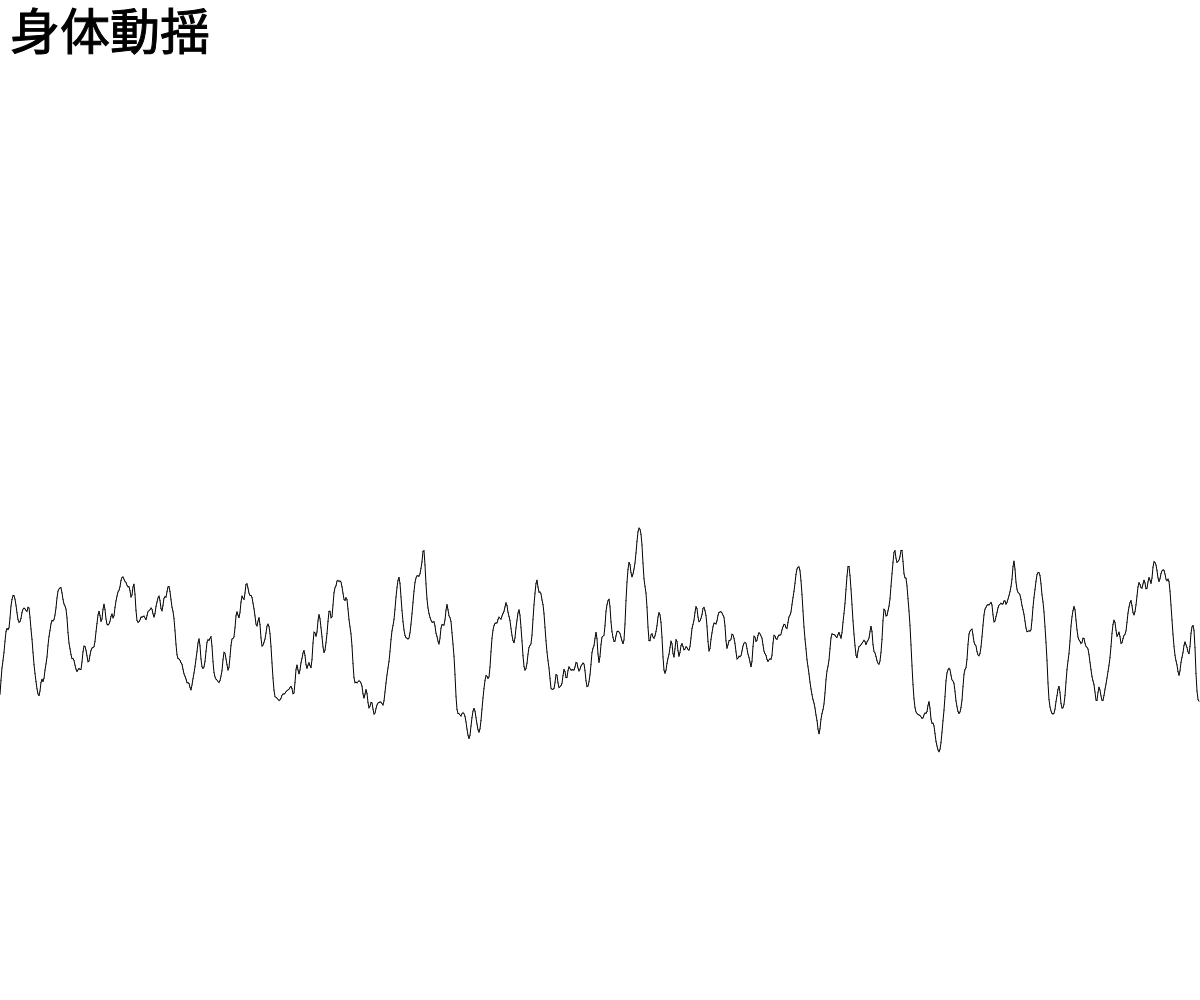
Frame 1 (no input)
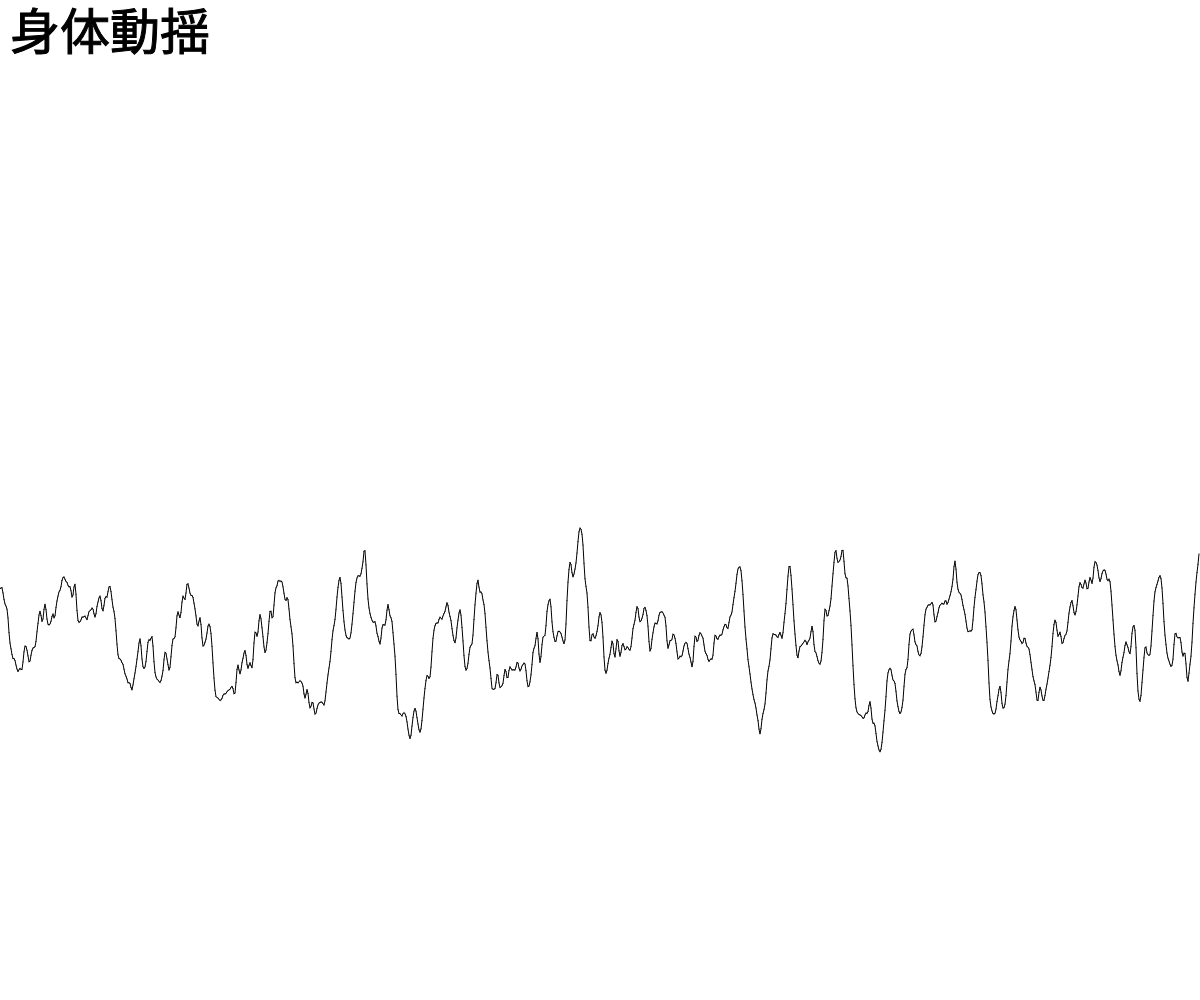
Frame 60 (no input)
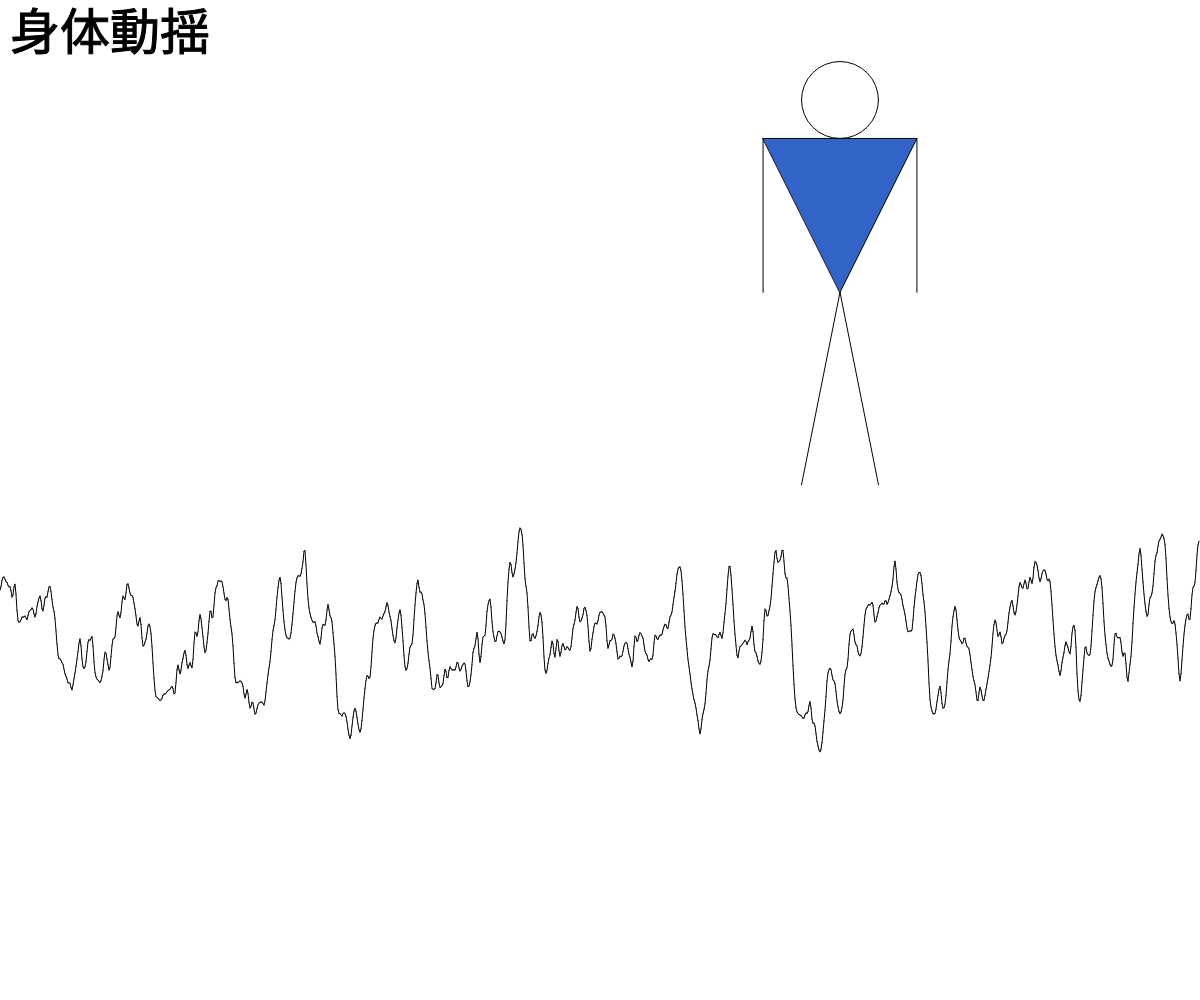
Frame 120 (the mouse pressed at the canvas centre since frame 60)

The p5.js sketch that drew these frames (run headless with seeded random() and noise() and a simulated clock; from frame 60 on, the mouse is pressed at the canvas centre):

// p5.js sketch
// ── sketch.js
// 最終課題を制作しよう
let lineX;
let lineY;

function setup() {
  createCanvas(windowWidth, windowHeight);
}

function draw() {
  background(255);
  wave();

  if(mouseIsPressed){
  human(width * 7 / 10, height * 1 / 10, height * 1 / 13);
}

  stroke(0);
  textSize(50);
  text("身体動揺", 10, 50);
}

function wave (){
  for (let x = 0; x < width; x++){
    let s = noise((x + frameCount) * 0.05);
    let y = (height * 0.3 * s) + (height / 2);

    stroke(0);
    if (x > 0){
      line(lineX, lineY, x , y);
    }

    lineX = x;
    lineY = y;
  }
}

function human (s, t, r){
  push();
  noFill();
  stroke(0);
  ellipse(s, t, r);
  line(s, t + 5 / 2 * r, s - 1 / 2 * r, t + 5 * r);
  line(s, t + 5 / 2 * r, s + 1 / 2 * r, t + 5 * r);
  line(s - r, t + 1 / 2 * r, s - r, t + 5 / 2 * r);
  line(s + r, t + 1 / 2 * r, s + r, t + 5 / 2 * r);
  fill(50, 100, 200);
  triangle(s - r, t + 1 / 2 * r, s + r, t + 1 / 2 * r, s, t + 5 / 2 * r);
  pop();
}

function windowResized(){
  resizeCanvas(windowWidth, windowHeight);
}
